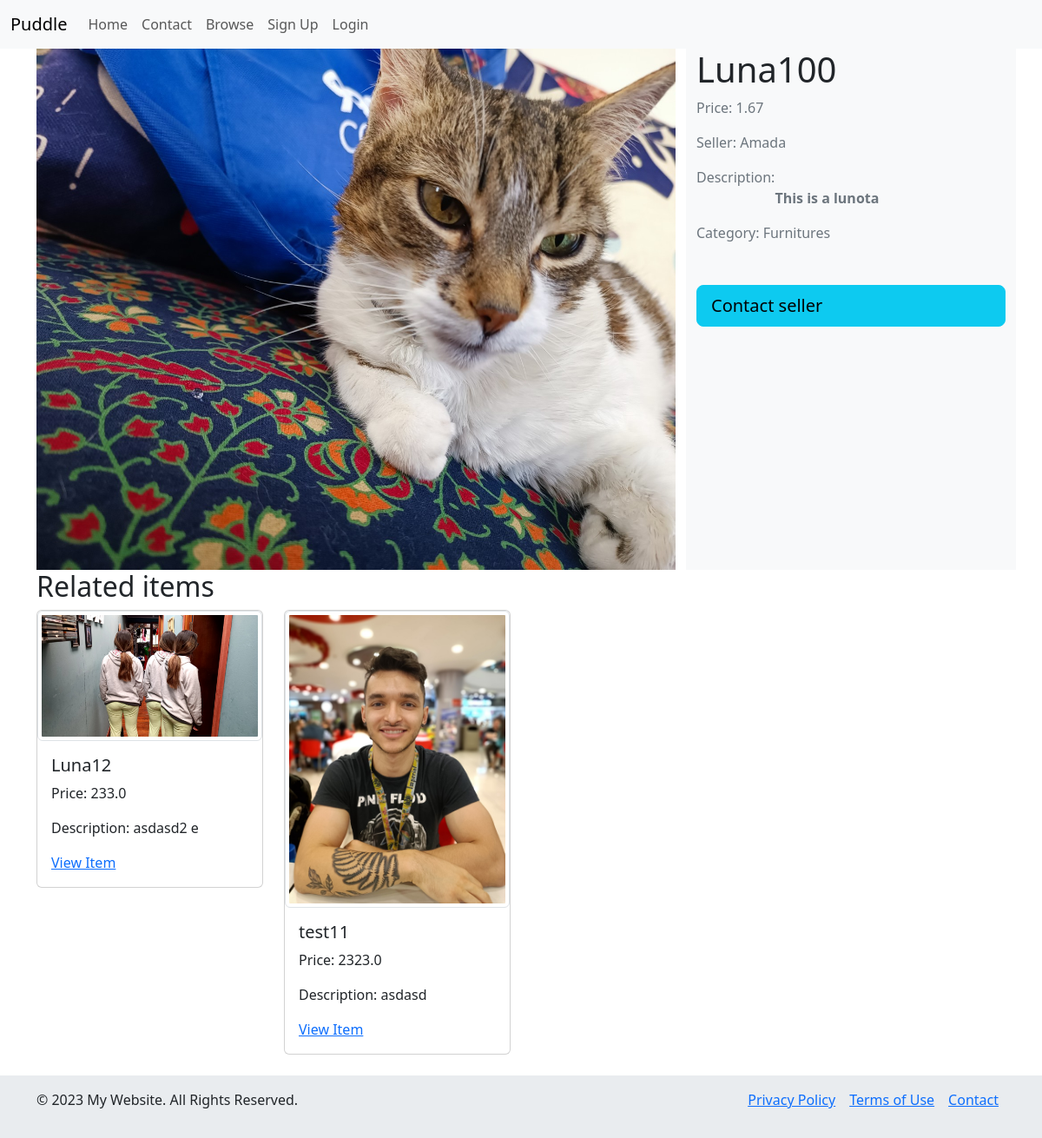
The page /items/4/ on the database as committed earlier.
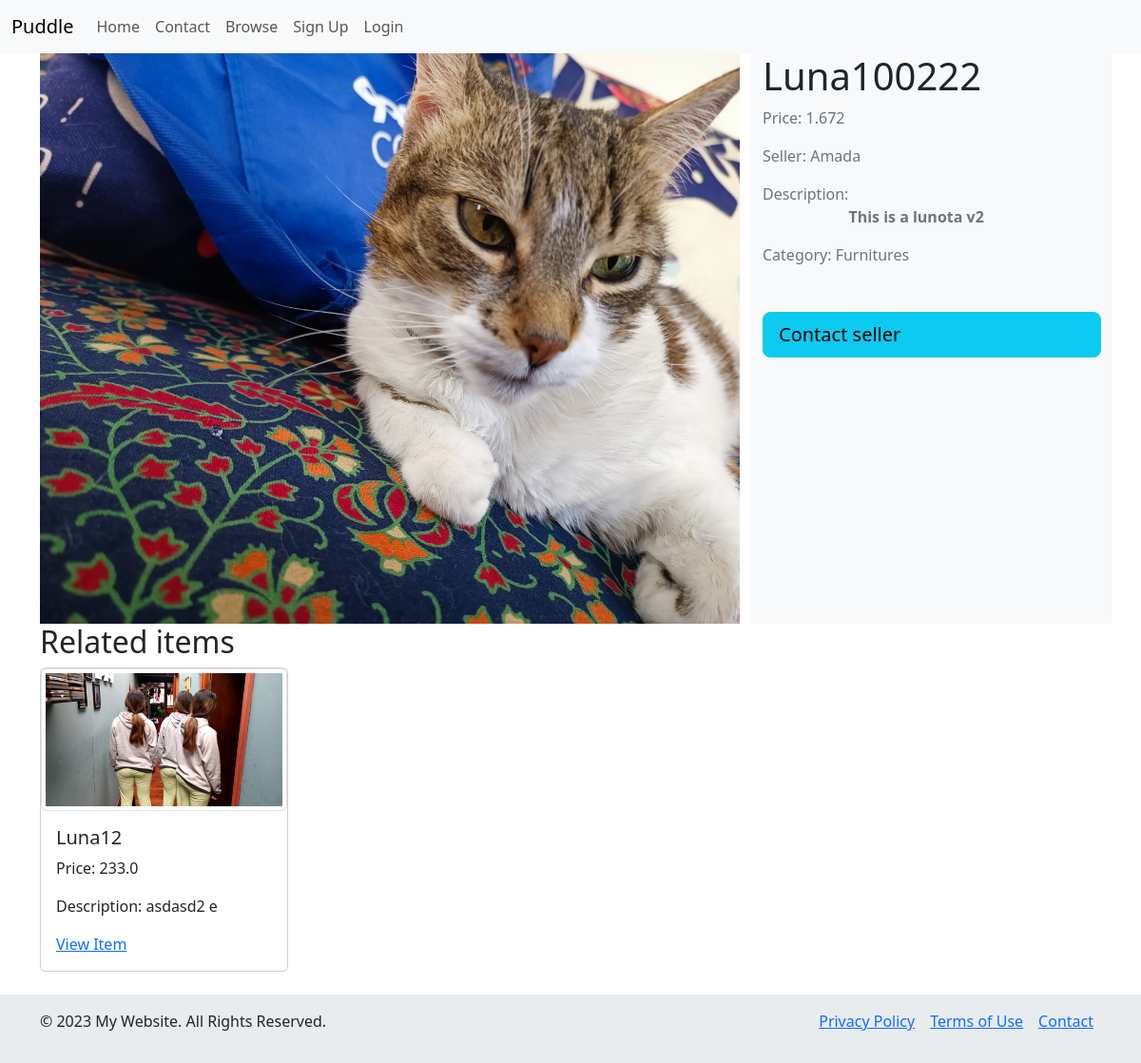
The same page on the database as committed later.
### items/models.py (models this page shows, shortened)
class Item(models.Model):
    name = models.CharField(max_length=255)
    description = models.TextField(blank=True, null=True)
    category = models.ForeignKey(Category, related_name="items", on_delete=models.CASCADE)
    price = models.FloatField()
    image = models.ImageField(upload_to='item_images/', blank=True, null=True)
    created_at = models.DateTimeField(auto_now_add=True)
    created_by = models.ForeignKey(User, related_name="items", on_delete=models.CASCADE)
    is_sold = models.BooleanField(default=False)
    class Meta:
        verbose_name = ("Item")
        verbose_name_plural = ("Items")
        ordering = ['name']

class Category(models.Model):
    name = models.CharField(max_length=255)
    description = models.TextField()
    class Meta:
        verbose_name = ("Category")
        verbose_name_plural = ("Categories")
        ordering = ['name']
    def __str__(self):
        return self.name

### items/views.py (the view)
# urls.py: path('<int:pk>/', views.detail, name='detail'),
def detail(request, pk):
    item = get_object_or_404(Item, pk=pk)
    related_items = Item.objects.filter(category=item.category, is_sold=False).exclude(pk=item.pk)[0:3]
    return render(request, 'item/detail.html',{
        'item': item, 'related_items': related_items
    })

### items/templates/item/detail.html (shortened to what this page needs)
{% extends "core/base.html"%}
{%block content%}
<div class="container text-center">
  <div class="row">
    <div class="col-sm-8">
<img src="{{ item.image.url }}" style="height: 600px;" class="img-fluid" alt="...">
    </div>
    <div class="col-sm-4 bg-body-tertiary">
      <h1 class="d-flex justify-content-start">{{item.name}}</h1>
      <p class="d-flex justify-content-start fs-6 text-secondary">Price: {{item.price}}</p>
      <p class="d-flex justify-content-start fs-6 text-secondary">Seller: {{item.created_by}}</p>
      {%if item.description%}
        <p class="d-flex justify-content-start fs-6 text-secondary"> Description: <strong><br>{{item.description}}</strong></p>
        {%endif%}
        <p class="d-flex justify-content-start fs-6 text-secondary"> Category: {{item.category}}</p>
        {%if request.user == item.created_by%}
            <div class="">
                <a href="{%url 'items:edit' item.id%}" class="btn btn-info d-block p-2 justify-content-start mt-5">Edit</a>
                <a href="{% url 'items:delete' item.id %}" class="btn btn-danger d-block  p-2 justify-content-start mt-5">Delete</a>
            </div>
        {%else%}
              <a href="{% url 'conversation:new' item.id%}" type="button" class="btn btn-info btn-lg d-flex justify-content-start mt-5">Contact seller</a>
        {%endif%}
    </div>
  </div>
</div>
<div class="container">
  <div class="row">
            <h2>Related items</h2>
      {%for item in related_items%}
    <div class="col-md-3">
      <div class="card mb-4">
        <img src="{{item.image.url}}" class="img-thumbnail" alt="...">
        <div class="card-body">
          <h5 class="card-title">
              {{item.name}}
          </h5>
          <p class="card-text">Price: {{item.price}}</p>
             <p class="card-text">Description: {{item.description}}</p>
            <a href="{% url 'items:detail' item.id %}">View Item</a>
        </div>
      </div>
    </div>
{%endfor%}
  </div>
</div>
{%endblock%}

Rows that differ between the two databases and show on the page:
removed Item: image (picture), name "test11", price "2323.0", description "asdasd"
changed Item "Amada": name "Luna100" → "Luna100222"; price "1.67" → "1.672"; description "This is a lunota" → "This is a lunota v2"
